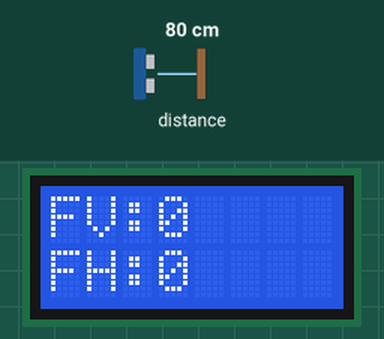
Simulated run of this sketch. Board: Arduino Leonardo, built with avr-gcc and run on an emulated ATmega32U4. Parts: 8×2 character LCD. The test bench sets the inputs (shaded band); at power-on: distance to the obstacle 80 cm.

Above: at 1.2 s.
1.3 s: distance to the obstacle set to 2 cm
At 2.4 s:
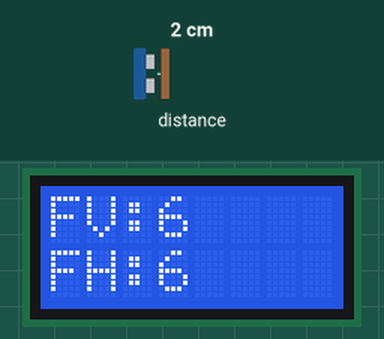
2.8 s: distance to the obstacle set to 18 cm
At 3.4 s:
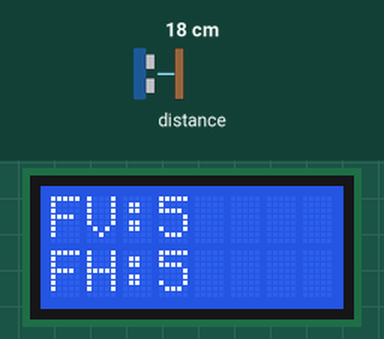
4.3 s: distance to the obstacle set to 35 cm
At 5.6 s:
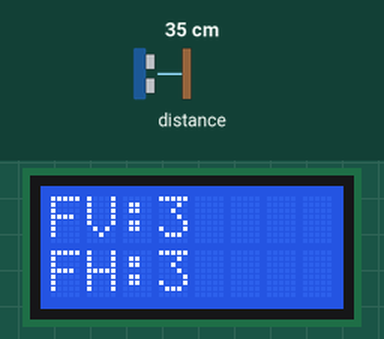
Timing chart, 0 to 7.3 s (numbered marks = the images above; inputs shaded):
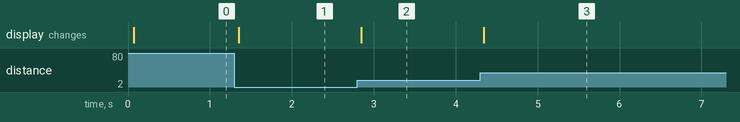

Measured:
- after the input at 1.3 s, the display: changes after 0.05 s (image 1)
- after the input at 2.8 s, the display: changes after 0.05 s (image 2)
- after the input at 4.3 s, the display: changes at once (image 3)

The sketch:

SeMerLjus.ino
```cpp
// (licence header left out)
#include <Wire.h>
#include <Zumo32U4.h>

Zumo32U4LCD lcd;
Zumo32U4ProximitySensors avstandsSensorer;

void setup()
{
  avstandsSensorer.initThreeSensors(); /* Det finns 3 avstånsdsensorer */
}

void loop()
{
  uint16_t avstandsSensorVarden[4];

  // Läs avståndssensorerna.
  avstandsSensorer.read();
  // Avståndssensorn fram med ljus från vänster
  avstandsSensorVarden[0] = avstandsSensorer.countsFrontWithLeftLeds();
  // Avståndssensorn fram med ljus från höger
  avstandsSensorVarden[1] = avstandsSensorer.countsFrontWithRightLeds();

  // Skriv ut på LCD display
  lcd.clear();
  lcd.print("FV:");
  lcd.print(avstandsSensorVarden[0]);
  lcd.gotoXY(0, 1);
  lcd.print("FH:");
  lcd.print(avstandsSensorVarden[1]);

  delay(100); // Vänta 1/10 sekund = 100mS
}
```
